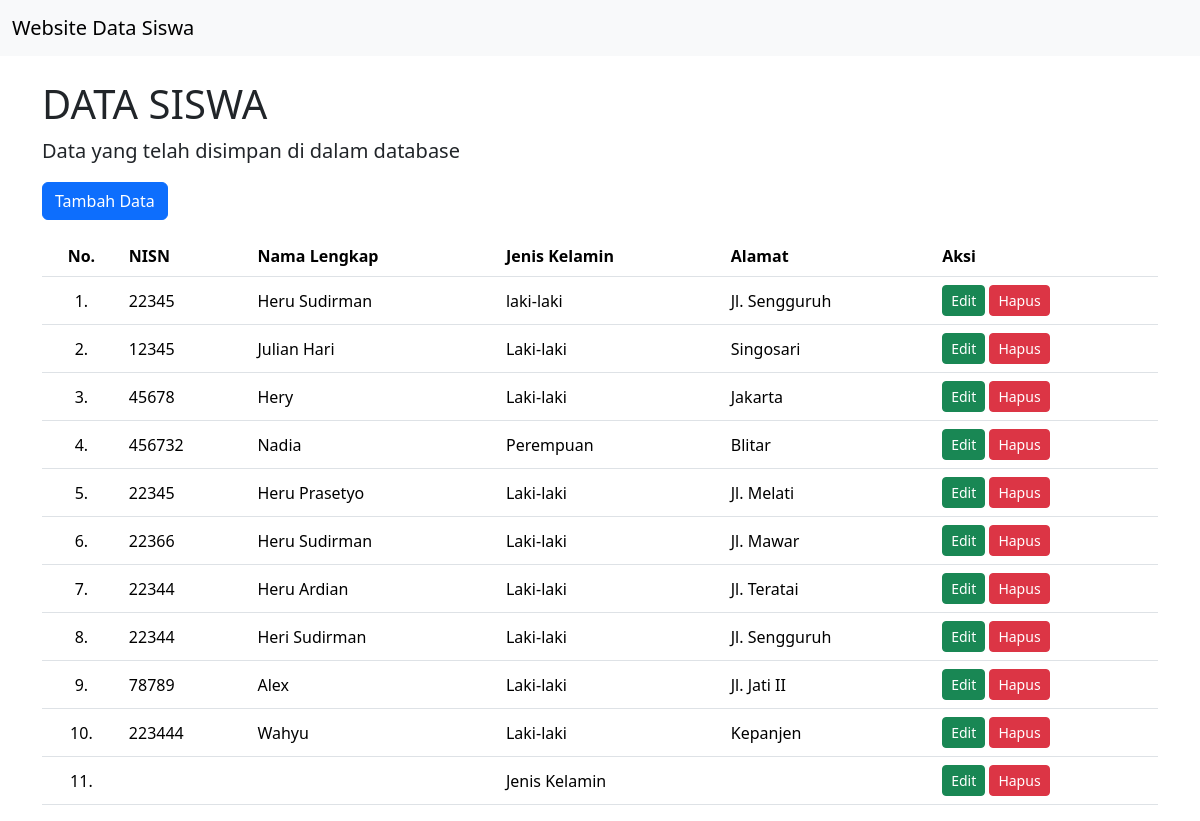
The page / on the database its author committed.
### tables this page shows
CREATE TABLE `tbl_siswa` (
  `id_siswa` int(11) NOT NULL,
  `nisn` varchar(50) NOT NULL,
  `nama_lengkap` varchar(100) NOT NULL,
  `jenis_kelamin` varchar(15) NOT NULL,
  `alamat` text NOT NULL
);

### index.php (the view, shortened to what this page needs)
<?php
    include 'koneksi.php';
    $query = "SELECT * FROM tbl_siswa;";
    $sql = mysqli_query($connection, $query);
    $no = 0;
?>
<!DOCTYPE html>
<html lang="en">
<head>
        <link href="css/bootstrap.min.css" rel="stylesheet" >
</head>
<body>
    <nav class="navbar bg-body-tertiary bg-light">
        <div class="container-fluid">
            <a class="navbar-brand" href="#">
            Website Data Siswa
            </a>
        </div>
    </nav>
    <div class="container">
        <h1 class="mt-4">DATA SISWA</h1>
        <figure>
            <blockquote class="blockquote">
                <p>Data yang telah disimpan di dalam database</p>
            </blockquote>
        </figure>
        <a href="kelola.php" type="button" class="btn btn-primary mb-3">Tambah Data</a>
        <div class="table-responsive">
            <table class="table align-middle table-border table-hover">
            <thead>
                <tr>
                    <th><center>No.</center></th>
                    <th>NISN</th>
                    <th>Nama Lengkap</th>
                    <th>Jenis Kelamin</th>
                    <th>Alamat</th>
                    <th>Aksi</th>
                </tr>
            </thead>
            <tbody>
            <?php
                while($result = mysqli_fetch_assoc($sql)){
            ?>
                <tr>
                    <td><center>
                        <?php echo ++$no; ?>.
                    </center></td>
                    <td>
                        <?php echo $result['nisn']; ?>
                    </td>
                    <td>
                        <?php echo $result['nama_lengkap']; ?>
                    </td>
                    <td>
                        <?php echo $result['jenis_kelamin']; ?>
                    </td>
                    <td>
                        <?php echo $result['alamat']; ?>
                    </td>
                    <td>
                        <a href="kelola.php?edit=<?php echo $result['id_siswa']; ?>" type="button" class="btn btn-success btn-sm">Edit</a>
                        <a href="proses.php?hapus=<?php echo $result['id_siswa']; ?>" type="button" class="btn btn-danger btn-sm" onClick="return confirm('Apakah anda yakin untuk menghapus data tersebut?')">Hapus</a>
                    </td>
                </tr>
            <?php
                }
            ?>
            </tbody>
            </table>
        </div>
    </div>
</body>
</html>

### rows shown on the page
tbl_siswa: nisn "22345", nama_lengkap "Heru Sudirman", jenis_kelamin "laki-laki", alamat "Jl. Sengguruh"
tbl_siswa: nisn "12345", nama_lengkap "Julian Hari", jenis_kelamin "Laki-laki", alamat "Singosari"
tbl_siswa: nisn "45678", nama_lengkap "Hery", jenis_kelamin "Laki-laki", alamat "Jakarta"
tbl_siswa: nisn "456732", nama_lengkap "Nadia", jenis_kelamin "Perempuan", alamat "Blitar"
tbl_siswa: nisn "22345", nama_lengkap "Heru Prasetyo", jenis_kelamin "Laki-laki", alamat "Jl. Melati"
tbl_siswa: nisn "22366", nama_lengkap "Heru Sudirman", jenis_kelamin "Laki-laki", alamat "Jl. Mawar"
tbl_siswa: nisn "22344", nama_lengkap "Heru Ardian", jenis_kelamin "Laki-laki", alamat "Jl. Teratai"
tbl_siswa: nisn "22344", nama_lengkap "Heri Sudirman", jenis_kelamin "Laki-laki", alamat "Jl. Sengguruh"
tbl_siswa: nisn "78789", nama_lengkap "Alex", jenis_kelamin "Laki-laki", alamat "Jl. Jati II"
tbl_siswa: nisn "223444", nama_lengkap "Wahyu", jenis_kelamin "Laki-laki", alamat "Kepanjen"
tbl_siswa: jenis_kelamin "Jenis Kelamin"
